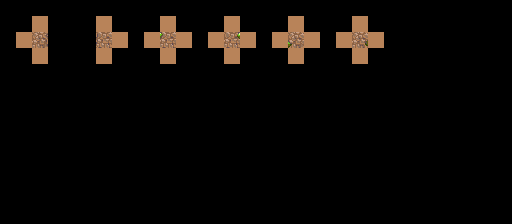

The image is a tile-based game level rendered from a .tmx file. Its description and complete source (layers, tilesets, objects, tile grids) follow:
An orthogonal 32x14 tile map with 16x16 px tiles, 2 tile layers (Input_Collision, Output1_World), 2 hidden layers not drawn.

<map version="1.0" orientation="orthogonal" renderorder="right-down" width="32" height="14" tilewidth="16" tileheight="16" nextobjectid="21">
 <properties>
  <property name="NoOverlappingRules" value="1" />
 </properties>
 <tileset firstgid="1" name="MyTiles" tilewidth="16" tileheight="16" tilecount="200">
  <image source="MyTiles.png" width="160" height="320" />
  <terraintypes>
   <terrain name="Air" tile="0" />
   <terrain name="Block" tile="21" />
   <terrain name="Spikes" tile="53" />
  </terraintypes>
  <tile id="0" terrain="0,0,0,0" />
  <tile id="10" terrain="0,0,0,1" />
  <tile id="11" terrain="0,0,1,1" />
  <tile id="12" terrain="0,0,1,1" />
  <tile id="13" terrain="0,0,1,0" />
  <tile id="20" terrain="0,1,0,1" />
  <tile id="21" terrain="1,1,1,1" />
  <tile id="22" terrain="1,1,1,1" />
  <tile id="23" terrain="1,0,1,0" />
  <tile id="30" terrain="0,1,0,0" />
  <tile id="31" terrain="1,1,0,0" />
  <tile id="32" terrain="1,1,0,0" />
  <tile id="33" terrain="1,0,0,0" />
  <tile id="40" terrain="1,1,1,0" />
  <tile id="41" terrain="1,1,0,1" />
  <tile id="50" terrain="1,0,1,1" />
  <tile id="51" terrain="0,1,1,1" />
 </tileset>
 <layer name="Regions" width="32" height="14" visible="0">
  <data encoding="csv">
0,0,0,0,0,0,0,0,0,0,0,0,0,0,0,0,0,0,0,0,0,0,0,0,0,0,0,0,0,0,0,0,
0,0,1,0,0,0,1,0,0,1,1,0,0,0,1,1,0,0,1,0,0,0,1,0,0,0,0,0,0,0,0,0,
0,1,1,1,0,1,1,1,0,1,1,1,0,1,1,1,0,1,1,1,0,1,1,1,0,0,0,0,0,0,0,0,
0,0,1,0,0,0,1,0,0,0,1,0,0,0,1,0,0,1,1,0,0,0,1,1,0,0,0,0,0,0,0,0,
0,0,0,0,0,0,0,0,0,0,0,0,0,0,0,0,0,0,0,0,0,0,0,0,0,0,0,0,0,0,0,0,
0,0,0,0,0,0,0,0,0,0,0,0,0,0,0,0,0,0,0,0,0,0,0,0,0,0,0,0,0,0,0,0,
0,0,0,0,0,0,0,0,0,0,0,0,0,0,0,0,0,0,0,0,0,0,0,0,0,0,0,0,0,0,0,0,
0,0,0,0,0,0,0,0,0,0,0,0,0,0,0,0,0,0,0,0,0,0,0,0,0,0,0,0,0,0,0,0,
0,0,0,0,0,0,0,0,0,0,0,0,0,0,0,0,0,0,0,0,0,0,0,0,0,0,0,0,0,0,0,0,
0,0,0,0,0,0,0,0,0,0,0,0,0,0,0,0,0,0,0,0,0,0,0,0,0,0,0,0,0,0,0,0,
0,0,0,0,0,0,0,0,0,0,0,0,0,0,0,0,0,0,0,0,0,0,0,0,0,0,0,0,0,0,0,0,
0,0,0,0,0,0,0,0,0,0,0,0,0,0,0,0,0,0,0,0,0,0,0,0,0,0,0,0,0,0,0,0,
0,0,0,0,0,0,0,0,0,0,0,0,0,0,0,0,0,0,0,0,0,0,0,0,0,0,0,0,0,0,0,0,
0,0,0,0,0,0,0,0,0,0,0,0,0,0,0,0,0,0,0,0,0,0,0,0,0,0,0,0,0,0,0,0
</data>
 </layer>
 <layer name="Input_Collision" width="32" height="14">
  <data encoding="csv">
0,0,0,0,0,0,0,0,0,0,0,0,0,0,0,0,0,0,0,0,0,0,0,0,0,0,0,0,0,0,0,0,
0,0,2,0,0,0,2,0,0,1,2,0,0,0,2,1,0,0,2,0,0,0,2,0,0,0,0,0,0,0,0,0,
0,2,2,0,0,0,2,2,0,2,2,2,0,2,2,2,0,2,0,2,0,2,0,2,0,0,0,0,0,0,0,0,
0,0,2,0,0,0,2,0,0,0,2,0,0,0,2,0,0,1,2,0,0,0,2,1,0,0,0,0,0,0,0,0,
0,0,0,0,0,0,0,0,0,0,0,0,0,0,0,0,0,0,0,0,0,0,0,0,0,0,0,0,0,0,0,0,
0,0,0,0,0,0,0,0,0,0,0,0,0,0,0,0,0,0,0,0,0,0,0,0,0,0,0,0,0,0,0,0,
0,0,0,0,0,0,0,0,0,0,0,0,0,0,0,0,0,0,0,0,0,0,0,0,0,0,0,0,0,0,0,0,
0,0,0,0,0,0,0,0,0,0,0,0,0,0,0,0,0,0,0,0,0,0,0,0,0,0,0,0,0,0,0,0,
0,0,0,0,0,0,0,0,0,0,0,0,0,0,0,0,0,0,0,0,0,0,0,0,0,0,0,0,0,0,0,0,
0,0,0,0,0,0,0,0,0,0,0,0,0,0,0,0,0,0,0,0,0,0,0,0,0,0,0,0,0,0,0,0,
0,0,0,0,0,0,0,0,0,0,0,0,0,0,0,0,0,0,0,0,0,0,0,0,0,0,0,0,0,0,0,0,
0,0,0,0,0,0,0,0,0,0,0,0,0,0,0,0,0,0,0,0,0,0,0,0,0,0,0,0,0,0,0,0,
0,0,0,0,0,0,0,0,0,0,0,0,0,0,0,0,0,0,0,0,0,0,0,0,0,0,0,0,0,0,0,0,
0,0,0,0,0,0,0,0,0,0,0,0,0,0,0,0,0,0,0,0,0,0,0,0,0,0,0,0,0,0,0,0
</data>
 </layer>
 <layer name="Inputnot_Collision" width="32" height="14" visible="0">
  <data encoding="csv">
0,0,0,0,0,0,0,0,0,0,0,0,0,0,0,0,0,0,0,0,0,0,0,0,0,0,0,0,0,0,0,0,
0,0,0,0,0,0,0,0,0,0,0,0,0,0,0,0,0,0,0,0,0,0,0,0,0,0,0,0,0,0,0,0,
0,0,0,2,0,2,0,0,0,0,0,0,0,0,0,0,0,0,0,0,0,0,0,0,0,0,0,0,0,0,0,0,
0,0,0,0,0,0,0,0,0,0,0,0,0,0,0,0,0,0,0,0,0,0,0,0,0,0,0,0,0,0,0,0,
0,0,0,0,0,0,0,0,0,0,0,0,0,0,0,0,0,0,0,0,0,0,0,0,0,0,0,0,0,0,0,0,
0,0,0,0,0,0,0,0,0,0,0,0,0,0,0,0,0,0,0,0,0,0,0,0,0,0,0,0,0,0,0,0,
0,0,0,0,0,0,0,0,0,0,0,0,0,0,0,0,0,0,0,0,0,0,0,0,0,0,0,0,0,0,0,0,
0,0,0,0,0,0,0,0,0,0,0,0,0,0,0,0,0,0,0,0,0,0,0,0,0,0,0,0,0,0,0,0,
0,0,0,0,0,0,0,0,0,0,0,0,0,0,0,0,0,0,0,0,0,0,0,0,0,0,0,0,0,0,0,0,
0,0,0,0,0,0,0,0,0,0,0,0,0,0,0,0,0,0,0,0,0,0,0,0,0,0,0,0,0,0,0,0,
0,0,0,0,0,0,0,0,0,0,0,0,0,0,0,0,0,0,0,0,0,0,0,0,0,0,0,0,0,0,0,0,
0,0,0,0,0,0,0,0,0,0,0,0,0,0,0,0,0,0,0,0,0,0,0,0,0,0,0,0,0,0,0,0,
0,0,0,0,0,0,0,0,0,0,0,0,0,0,0,0,0,0,0,0,0,0,0,0,0,0,0,0,0,0,0,0,
0,0,0,0,0,0,0,0,0,0,0,0,0,0,0,0,0,0,0,0,0,0,0,0,0,0,0,0,0,0,0,0
</data>
 </layer>
 <layer name="Output1_World" width="32" height="14">
  <data encoding="csv">
0,0,0,0,0,0,0,0,0,0,0,0,0,0,0,0,0,0,0,0,0,0,0,0,0,0,0,0,0,0,0,0,
0,0,0,0,0,0,0,0,0,0,0,0,0,0,0,0,0,0,0,0,0,0,0,0,0,0,0,0,0,0,0,0,
0,0,46,0,0,0,45,0,0,0,56,0,0,0,55,0,0,0,58,0,0,0,57,0,0,0,0,0,0,0,0,0,
0,0,0,0,0,0,0,0,0,0,0,0,0,0,0,0,0,0,0,0,0,0,0,0,0,0,0,0,0,0,0,0,
0,0,0,0,0,0,0,0,0,0,0,0,0,0,0,0,0,0,0,0,0,0,0,0,0,0,0,0,0,0,0,0,
0,0,0,0,0,0,0,0,0,0,0,0,0,0,0,0,0,0,0,0,0,0,0,0,0,0,0,0,0,0,0,0,
0,0,0,0,0,0,0,0,0,0,0,0,0,0,0,0,0,0,0,0,0,0,0,0,0,0,0,0,0,0,0,0,
0,0,0,0,0,0,0,0,0,0,0,0,0,0,0,0,0,0,0,0,0,0,0,0,0,0,0,0,0,0,0,0,
0,0,0,0,0,0,0,0,0,0,0,0,0,0,0,0,0,0,0,0,0,0,0,0,0,0,0,0,0,0,0,0,
0,0,0,0,0,0,0,0,0,0,0,0,0,0,0,0,0,0,0,0,0,0,0,0,0,0,0,0,0,0,0,0,
0,0,0,0,0,0,0,0,0,0,0,0,0,0,0,0,0,0,0,0,0,0,0,0,0,0,0,0,0,0,0,0,
0,0,0,0,0,0,0,0,0,0,0,0,0,0,0,0,0,0,0,0,0,0,0,0,0,0,0,0,0,0,0,0,
0,0,0,0,0,0,0,0,0,0,0,0,0,0,0,0,0,0,0,0,0,0,0,0,0,0,0,0,0,0,0,0,
0,0,0,0,0,0,0,0,0,0,0,0,0,0,0,0,0,0,0,0,0,0,0,0,0,0,0,0,0,0,0,0
</data>
 </layer>
</map>
